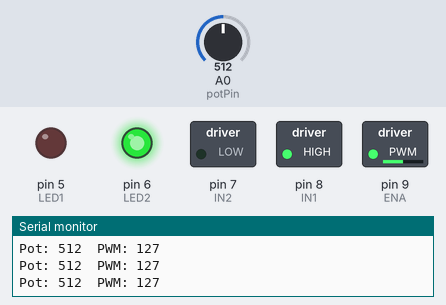
The program below on a simulated Arduino Uno, built with avr-gcc and run on an emulated ATmega328P. On the bench: switched loads named in the program (green lamp = pin HIGH), output pins drawn as LEDs (lit = HIGH), the last lines printed to the serial monitor. The test bench sets the inputs (shaded band); at power-on: A0 (potPin) = 512.

Above: at 1.2 s.
1.3 s: A0 (potPin) set to 716
At 2.5 s:
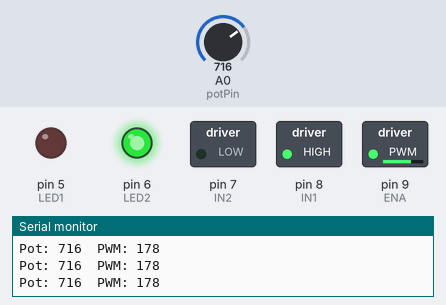
2.8 s: A0 (potPin) set to 981
At 3.2 s:
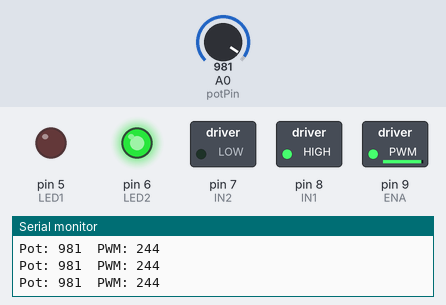
4.3 s: A0 (potPin) set to 1010
At 5.7 s:
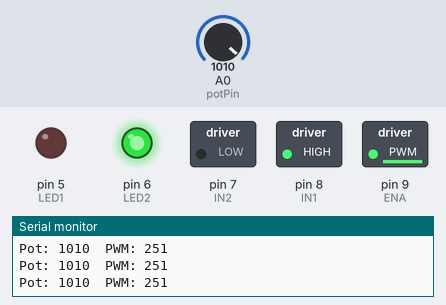
7.3 s: A0 (potPin) set to 122
At 8.2 s:
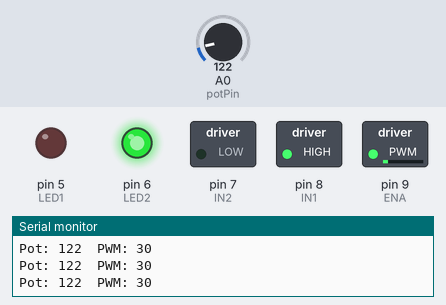
8.8 s: A0 (potPin) set to 110
At 9.4 s:
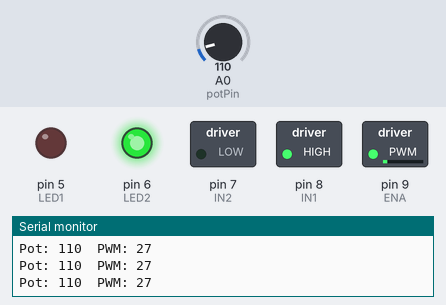
10.3 s: A0 (potPin) set to 94
At 11.7 s:
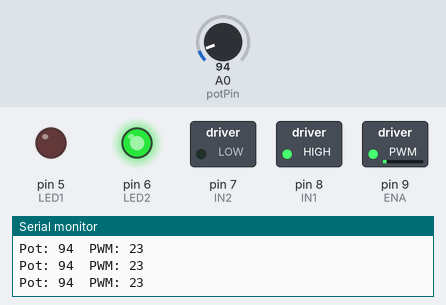
Timing chart, 0 to 13.3 s (numbered marks = the images above; inputs shaded):
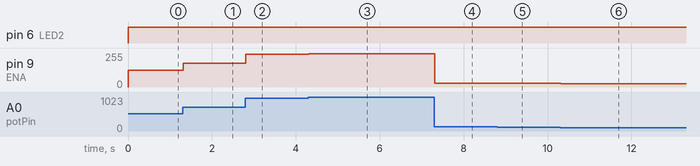

Measured:
- after the input at 1.3 s, pin 9 (ENA): 127/255 → 178/255 at once
- after the input at 2.8 s, pin 9 (ENA): 178/255 → 244/255 at once
- after the input at 4.3 s, pin 9 (ENA): 244/255 → 251/255 at once
- after the input at 7.3 s, pin 9 (ENA): 251/255 → 30/255 at once
- after the input at 8.8 s, pin 9 (ENA): 30/255 → 27/255 at once
- after the input at 10.3 s, pin 9 (ENA): 27/255 → 23/255 at once

The program:

main.cpp
```cpp
#include <Arduino.h>

const int potPin = A0;

// L298N pins
const int ENA = 9;
const int IN1 = 8;
const int IN2 = 7;

// LED pins
const int LED1 = 5;   // RED
const int LED2 = 6;   // GREEN

void setup() {
  pinMode(ENA, OUTPUT);
  pinMode(IN1, OUTPUT);
  pinMode(IN2, OUTPUT);

  pinMode(LED1, OUTPUT);
  pinMode(LED2, OUTPUT);

  // Motor direction
  digitalWrite(IN1, HIGH);
  digitalWrite(IN2, LOW);

  Serial.begin(9600);
}

void loop() {

  // Read potentiometer
  int potValue = analogRead(potPin);

  // Convert 0–1023 to 0–255 PWM
  int pwmValue = map(potValue, 0, 1023, 0, 255);

  // Control motor speed
  analogWrite(ENA, pwmValue);

  // LED indication
  if (potValue == 0) {
    // Pot at zero → RED ON
    digitalWrite(LED1, HIGH);
    digitalWrite(LED2, LOW);
  }
  else {
    // Pot increased → GREEN ON
    digitalWrite(LED1, LOW);
    digitalWrite(LED2, HIGH);
  }

  // Serial Monitor
  Serial.print("Pot: ");
  Serial.print(potValue);
  Serial.print("  PWM: ");
  Serial.println(pwmValue);

  delay(20);
}
```
